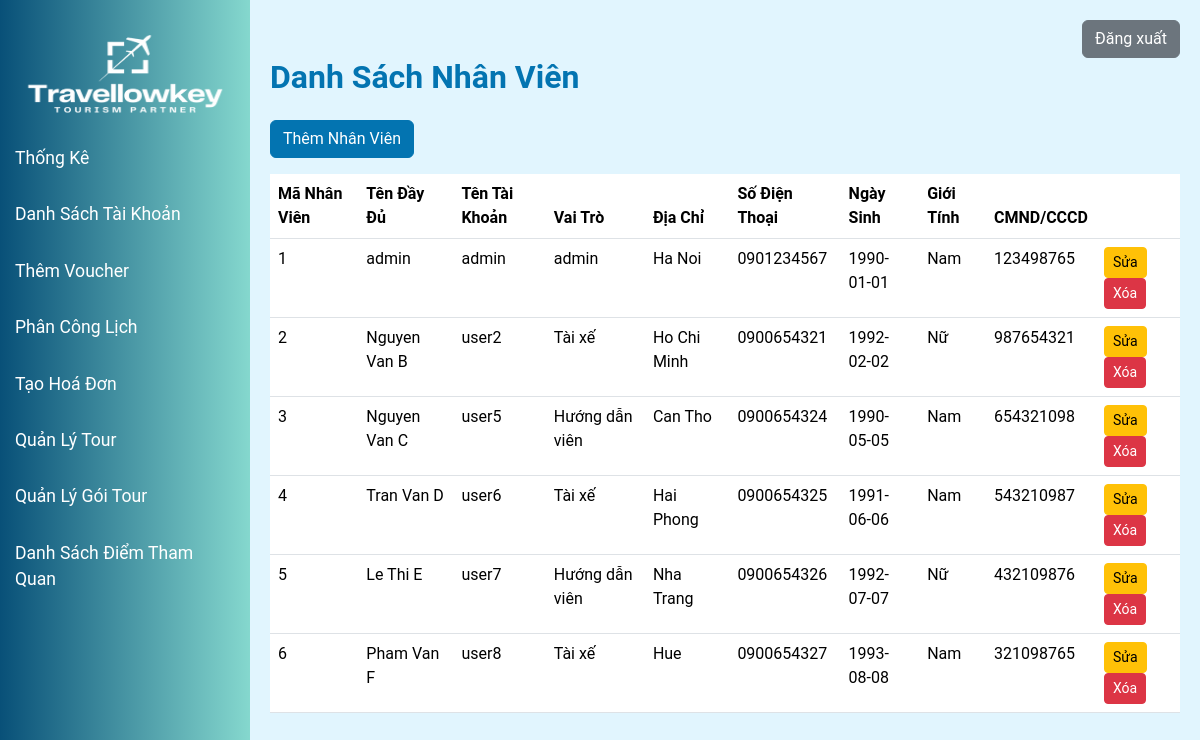
The page /modules/manager_home/manager_employee.php (signed in) on the database its author committed.
### tables this page shows
CREATE TABLE `employee`  (
    `employeeCode` int NOT NULL AUTO_INCREMENT,
    `role` varchar(50) NULL DEFAULT NULL,
    `username` varchar(50) NULL DEFAULT NULL,
    PRIMARY KEY (`employeeCode`),
    INDEX `username`(`username`),
    CONSTRAINT `employee_ibfk_1` FOREIGN KEY (`username`) REFERENCES `users` (`username`) ON DELETE RESTRICT ON UPDATE RESTRICT
);

CREATE TABLE `users`  (
    `username` varchar(50) NOT NULL,
    `password` varchar(50) NOT NULL,
    `fullName` varchar(100) NULL DEFAULT NULL,
    `address` varchar(200) NULL DEFAULT NULL,
    `phone` varchar(15) NULL DEFAULT NULL,
    `dob` date NULL DEFAULT NULL,
    `gender` int NULL DEFAULT NULL,
    `identifyCard` varchar(20) NULL DEFAULT NULL,
    PRIMARY KEY (`username`)
);

### models/mUsers.php (called while the page is built, shortened)
<?php
include_once("clsKetNoi.php");
class modelUser
{
    private $conn;
    function __construct()
    {
        $p = new clsKetNoi();
        $this->conn = $p->ketNoiDB();
    }
    public function getListEmployees()
    {
        if ($this->conn) {
            $query = "SELECT employee.employeeCode, users.username, users.fullName, employee.role, users.address, users.phone, users.dob, users.gender, users.identifyCard
                      FROM employee
                      JOIN users ON employee.username = users.username";
            $result = $this->conn->query($query);
            if ($result) {
                $employees = [];
                while ($row = $result->fetch_assoc()) {
                    $employees[] = $row;
                }
                return $employees;
            } else {
                return false;
            }
        }
        return false;
    }
}

### models/clsKetNoi.php (called while the page is built, shortened)
<?php
class clsKetNoi
{
    function ketNoiDB() {
        $this->conn = new mysqli("localhost", "root", "", "ptud");
        return $this->conn;
    }
}

### modules/manager_home/manager_employee.php (the view, shortened to what this page needs)
<?php
include_once("../../models/mUsers.php");
?>
<!DOCTYPE html>
<html lang="vi">
<head>
    <link rel="stylesheet" href="/Tour_management/asset/css/bootstrap.min.css">
    <link rel="stylesheet" href="/Tour_management/asset/css/manager_home.css">
</head>
<body>
    <?php
    include '../../view/leftmenu.php'
    ?>
    <div class="content">
        <div class="col">
            <div class="text-end">
                <form action="/Tour_management/index.php" method="POST">
                    <button type="submit" name="logout" class="btn btn-secondary">Đăng xuất</button>
                </form>
            </div>
        </div>
        <h2 class="text-primary fw-bold mb-4">Danh Sách Nhân Viên</h2>
        <button class="btn btn-primary mb-3" data-bs-toggle="modal" data-bs-target="#addEmployeeModal">Thêm Nhân Viên</button>
        <div class="row mb-4">
            <div class="col-md-12">
                <table class="table">
                    <thead>
                        <tr>
                            <th scope="col">Mã Nhân Viên</th>
                            <th scope="col">Tên Đầy Đủ</th>
                            <th scope="col">Tên Tài Khoản</th>
                            <th scope="col">Vai Trò</th>
                            <th scope="col">Địa Chỉ</th>
                            <th scope="col">Số Điện Thoại</th>
                            <th scope="col">Ngày Sinh</th>
                            <th scope="col">Giới Tính</th>
                            <th scope="col">CMND/CCCD</th>
                            <th scope="col"></th>
                        </tr>
                    </thead>
                    <tbody>
                        <?php
                        include_once("../../models/mUsers.php");
                        $userModel = new modelUser();
                        $employees = $userModel->getListEmployees();
                        foreach ($employees as $employee) {
                            echo '<tr>';
                            echo '<td>' . $employee['employeeCode'] . '</td>';
                            echo '<td>' . $employee['fullName'] . '</td>';
                            echo '<td>' . $employee['username'] . '</td>';
                            echo '<td>' . $employee['role'] . '</td>';
                            echo '<td>' . $employee['address'] . '</td>';
                            echo '<td>' . $employee['phone'] . '</td>';
                            echo '<td>' . $employee['dob'] . '</td>';
                            echo '<td>' . ($employee['gender'] == 1 ? 'Nam' : 'Nữ') . '</td>';
                            echo '<td>' . $employee['identifyCard'] . '</td>';
                            echo '<td>
                                    <button class="btn btn-warning btn-sm edit-button" data-bs-toggle="modal" data-bs-target="#editEmployeeModal" data-username="' . $employee['username'] . '">Sửa</button>
                                    <button class="btn btn-danger btn-sm delete-button" data-username="' . $employee['username'] . '">Xóa</button>
                                  </td>';
                            echo '</tr>';
                        }
                        ?>
                    </tbody>
                </table>
            </div>
        </div>
    </div>
</body>
</html>

### asset/css/manager_home.css (style rules this page uses)
body { font-family: 'Roboto', sans-serif; background-color: #e0f7fa; margin: 0; height: 100vh; overflow: hidden; }
.content { margin-left: 250px; padding: 20px; height: 100vh; overflow-y: auto; background-color: #e1f5fe; }
.row { display: flex; justify-content: space-between; flex-wrap: wrap; }

### rows shown on the page
employee: employeeCode "1", username.fullName "admin", username.username "admin", role "admin", username.address "Ha Noi", username.phone "0901234567", username.dob "1990-01-01", username.identifyCard "123498765"
employee: employeeCode "2", username.fullName "Nguyen Van B", username.username "user2", role "Tài xế", username.address "Ho Chi Minh", username.phone "0900654321", username.dob "1992-02-02", shows "Nữ", username.identifyCard "987654321"
employee: employeeCode "3", username.fullName "Nguyen Van C", username.username "user5", role "Hướng dẫn viên", username.address "Can Tho", username.phone "0900654324", username.dob "1990-05-05", username.identifyCard "654321098"
employee: employeeCode "4", username.fullName "Tran Van D", username.username "user6", role "Tài xế", username.address "Hai Phong", username.phone "0900654325", username.dob "1991-06-06", username.identifyCard "543210987"
employee: employeeCode "5", username.fullName "Le Thi E", username.username "user7", role "Hướng dẫn viên", username.address "Nha Trang", username.phone "0900654326", username.dob "1992-07-07", shows "Nữ", username.identifyCard "432109876"
employee: employeeCode "6", username.fullName "Pham Van F", username.username "user8", role "Tài xế", username.address "Hue", username.phone "0900654327", username.dob "1993-08-08", username.identifyCard "321098765"
